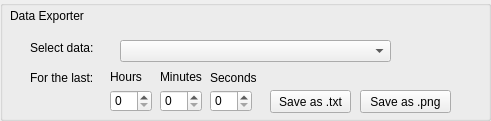
     <widget class="QGroupBox" name="groupBox_3">
      <property name="geometry">
       <rect>
        <x>590</x>
        <y>400</y>
        <width>491</width>
        <height>121</height>
       </rect>
      </property>
      <property name="title">
       <string/>
      </property>
      <widget class="QLabel" name="label_14">
       <property name="geometry">
        <rect>
         <x>110</x>
         <y>70</y>
         <width>47</width>
         <height>14</height>
        </rect>
       </property>
       <property name="text">
        <string>Hours</string>
       </property>
      </widget>
      <widget class="QSpinBox" name="spinBox_3">
       <property name="geometry">
        <rect>
         <x>210</x>
         <y>90</y>
         <width>42</width>
         <height>22</height>
        </rect>
       </property>
      </widget>
      <widget class="QPushButton" name="pushButton">
       <property name="geometry">
        <rect>
         <x>270</x>
         <y>90</y>
         <width>81</width>
         <height>23</height>
        </rect>
       </property>
       <property name="text">
        <string>Save as .txt</string>
       </property>
      </widget>
      <widget class="QLabel" name="label_15">
       <property name="geometry">
        <rect>
         <x>160</x>
         <y>70</y>
         <width>47</width>
         <height>14</height>
        </rect>
       </property>
       <property name="text">
        <string>Minutes</string>
       </property>
      </widget>
      <widget class="QLabel" name="label_16">
       <property name="geometry">
        <rect>
         <x>210</x>
         <y>70</y>
         <width>61</width>
         <height>16</height>
        </rect>
       </property>
       <property name="text">
        <string>Seconds</string>
       </property>
      </widget>
      <widget class="QSpinBox" name="spinBox">
       <property name="geometry">
        <rect>
         <x>110</x>
         <y>90</y>
         <width>42</width>
         <height>22</height>
        </rect>
       </property>
      </widget>
      <widget class="QSpinBox" name="spinBox_2">
       <property name="geometry">
        <rect>
         <x>160</x>
         <y>90</y>
         <width>42</width>
         <height>22</height>
        </rect>
       </property>
      </widget>
      <widget class="QLabel" name="label_13">
       <property name="geometry">
        <rect>
         <x>10</x>
         <y>0</y>
         <width>141</width>
         <height>31</height>
        </rect>
       </property>
       <property name="styleSheet">
        <string notr="true">font: 75 12pt &quot;MS Shell Dlg 2&quot;;</string>
       </property>
       <property name="text">
        <string>Data Exporter</string>
       </property>
      </widget>
      <widget class="QPushButton" name="pushButton_2">
       <property name="geometry">
        <rect>
         <x>360</x>
         <y>90</y>
         <width>91</width>
         <height>23</height>
        </rect>
       </property>
       <property name="text">
        <string>Save as .png</string>
       </property>
      </widget>
      <widget class="QLabel" name="label_203">
       <property name="geometry">
        <rect>
         <x>30</x>
         <y>40</y>
         <width>81</width>
         <height>16</height>
        </rect>
       </property>
       <property name="text">
        <string>Select data:</string>
       </property>
      </widget>
      <widget class="QGroupBox" name="groupBox_4">
       <property name="geometry">
        <rect>
         <x>0</x>
         <y>-80</y>
         <width>120</width>
         <height>80</height>
        </rect>
       </property>
       <property name="title">
        <string>GroupBox</string>
       </property>
      </widget>
      <widget class="QComboBox" name="comboBox">
       <property name="geometry">
        <rect>
         <x>120</x>
         <y>40</y>
         <width>271</width>
         <height>22</height>
        </rect>
       </property>
      </widget>
      <widget class="QLabel" name="label_340">
       <property name="geometry">
        <rect>
         <x>30</x>
         <y>70</y>
         <width>81</width>
         <height>16</height>
        </rect>
       </property>
       <property name="text">
        <string>For the last:</string>
       </property>
      </widget>
     </widget>
